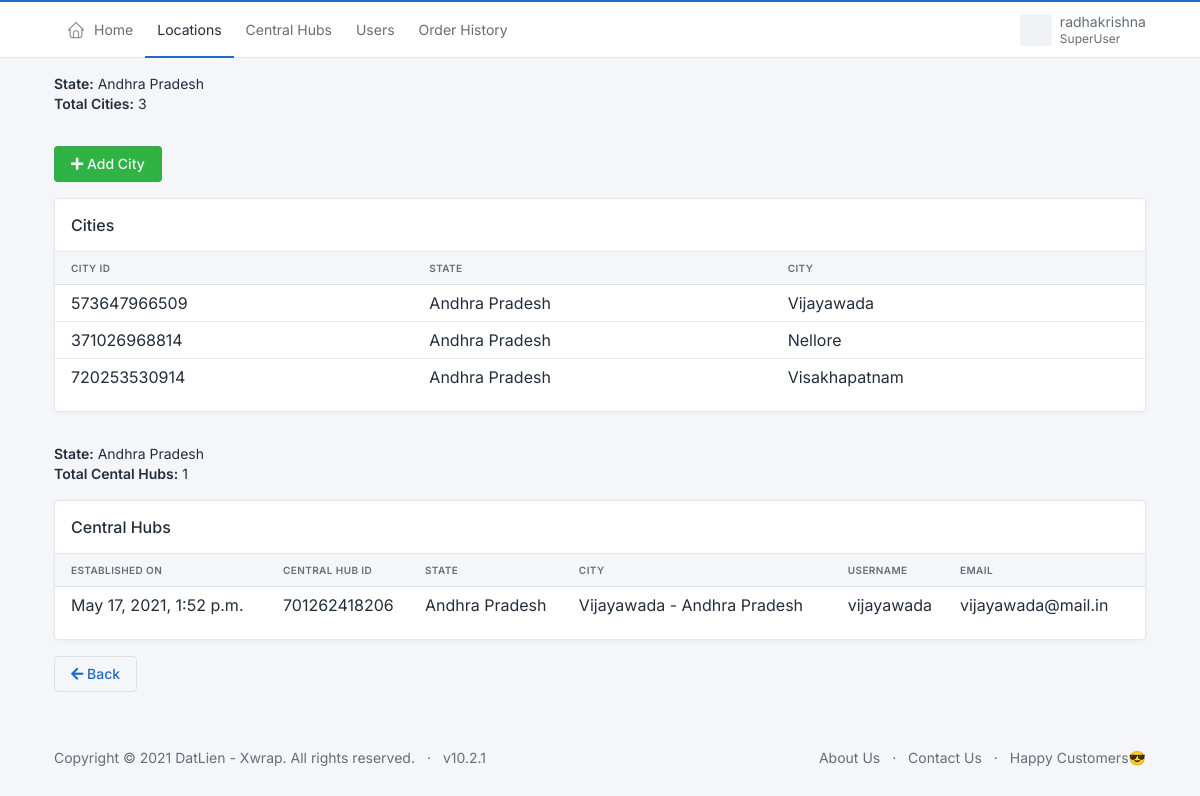
The page /datlien_admin/state/1 (signed in) on the database as committed earlier.
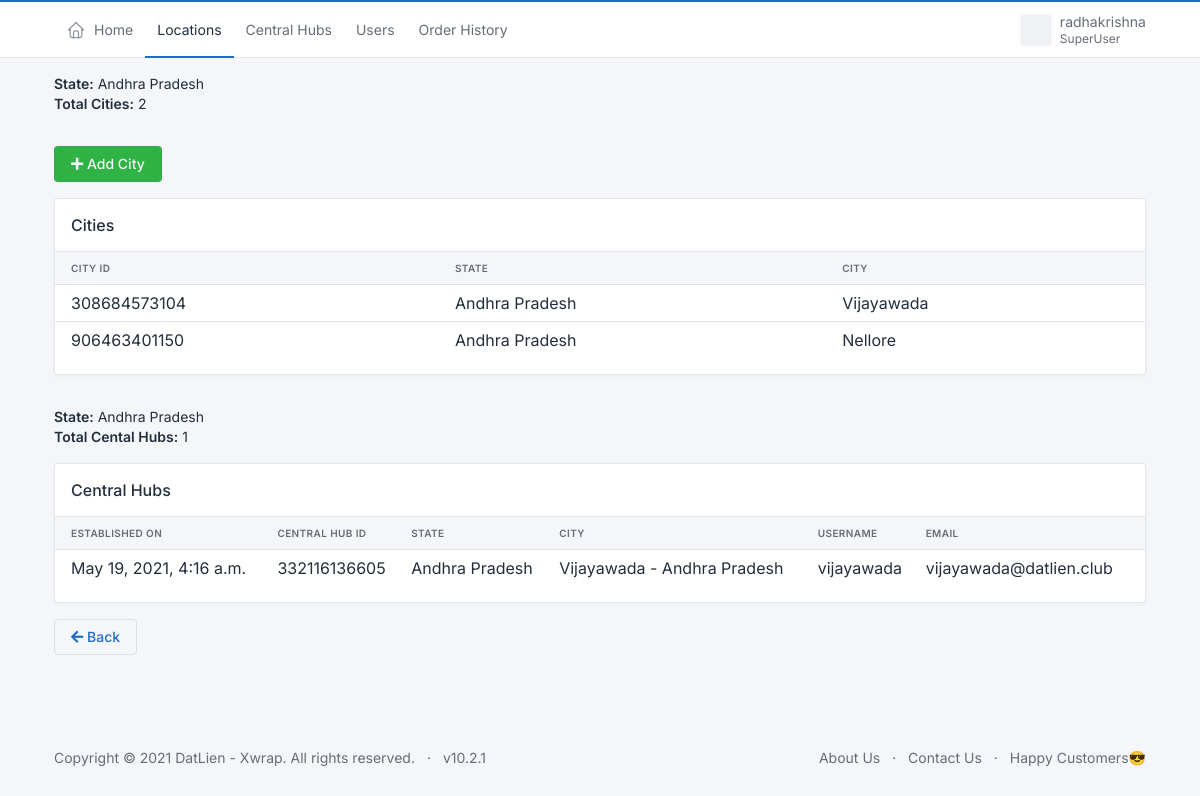
The same page on the database as committed later.
### datlien/models.py (models this page shows, shortened)
class City(RandomIDModel):
    state = models.ForeignKey(State,on_delete=models.CASCADE,related_name='+')
    city = models.CharField(max_length=20)
    created_on = models.DateTimeField(auto_now_add=True)
    updated_on = models.DateTimeField(auto_now=True)
    def __str__(self):
        return f"{self.city} - {self.state}"

class State(RandomIDModel):
    name = models.CharField(max_length=50)
    def __str__(self):
        return self.name

class CentralHub(RandomIDModel):
    state = models.ForeignKey(State,on_delete=models.CASCADE,related_name='+')
    city = models.ForeignKey(City,on_delete=models.CASCADE,related_name='+')
    username = models.CharField(max_length=20)
    password = models.CharField(max_length=20)
    email = models.EmailField()
    address = models.CharField(max_length=100)
    base_fare = models.DecimalField(max_digits=9,decimal_places=2,default=0)
    created_on = models.DateTimeField(auto_now_add=True)
    updated_on = models.DateTimeField(auto_now=True)

### datlien/views.py (the view)
# urls.py: path('state/<int:id>', views.state, name="state"),
@login_required(login_url="login/")
def state(request,id):
    superuser = request.user.is_superuser
    username = request.user.get_username()
    st = State.objects.get(pk=id)
    cities = City.objects.filter(state=id)
    central_hubs = CentralHub.objects.filter(state=id)
    return render(request,"datlien/state.html",{
        "cities":cities,
        "state":st,
        'username':username,
        'superuser':superuser,
        "central_hubs":central_hubs,
    })

### datlien/templates/datlien/state.html (shortened to what the changed rows need)
{% extends "datlien/base.html" %}
{% block 'body' %}
{% load widget_tweaks %}
<div class="container mt-3 mb-3">
    <b>State:</b> {{state.name}}
    <br>
    {% if cities %}
        <b>Total Cities:</b> {{cities.count}}
    {% endif %}
    <br>
</div>
<div class="container mt-3 mb-3">
  <a class="btn btn-success btn-md" href="{% url 'addCity' state.id %}"> <i class="fa fa-plus"></i>&nbsp;Add City</a>
</div>
<div class="container">
    <div class="col-12 mb-3">
        <div class="card">
            <div class="table-responsive">
                <table class="table card-table table-vcenter text-nowrap datatable">
                    <thead>
                        <tr>
                            <th>City Id</th>
                            <th>State</th>
                            <th>City</th>
                        </tr>
                    </thead>
                    <tbody>
                        {% for city in cities %}
                        <tr>
                            <td>{{city.id}}</td>
                            <td>{{city.state.name}}</td>
                            <td>{{city.city}}</td>
                        </tr>
                        {% endfor %}
                    </tbody>
                </table>
            </div>
        </div>
    </div>
</div>
<div class="container mt-3 mb-3">
    <b>State:</b> {{state.name}}
    <br>
    {% if central_hubs %}
        <b>Total Cental Hubs:</b> {{central_hubs.count}}
    {% endif %}
</div>
<div class="container">
    <div class="col-12 mb-3">
        <div class="card">
            <div class="table-responsive">
                <table class="table card-table table-vcenter text-nowrap datatable">
                    <thead>
                        <tr>
                            <th>Established On</th>
                            <th>Central Hub Id</th>
                            <th>State</th>
                            <th>City</th>
                            <th>Username</th>
                            <th>Email</th>
                        </tr>
                    </thead>
                    <tbody>
                        {% for central_hub in central_hubs %}
                        <tr>
                            <td>{{central_hub.created_on}}</td>
                            <td>{{central_hub.id}}</td>
                            <td>{{central_hub.state}}</td>
                            <td>{{central_hub.city}}</td>
                            <td>{{central_hub.username}}</td>
                            <td>{{central_hub.email}}</td>
                        </tr>
                        {% endfor %}
                    </tbody>
                </table>
            </div>
        </div>
    </div>
</div>
<div class="container">
    <a class="btn btn-outline-primary" href="{% url 'viewStates' %}"> <i class="fa fa-arrow-left"></i>&nbsp;Back</a>
</div>
{% endblock %}

Rows that differ between the two databases and show on the page:
removed City: id "573647966509", state.name "Andhra Pradesh", city "Vijayawada"
removed City: id "371026968814", state.name "Andhra Pradesh", city "Nellore"
removed City: id "720253530914", state.name "Andhra Pradesh", city "Visakhapatnam"
removed CentralHub: created_on "May 17, 2021, 1:52 p.m.", id "701262418206", state "Andhra Pradesh", city "Vijayawada - Andhra Pradesh", username "vijayawada", email "vijayawada@mail.in"
added City: id "308684573104", state.name "Andhra Pradesh", city "Vijayawada"
added City: id "906463401150", state.name "Andhra Pradesh", city "Nellore"
added CentralHub: created_on "May 19, 2021, 4:16 a.m.", id "332116136605", state "Andhra Pradesh", city "Vijayawada - Andhra Pradesh", username "vijayawada", email "vijayawada@datlien.club"
Other text that changed with them:
{{ cities.count }}: "3" → "2"
